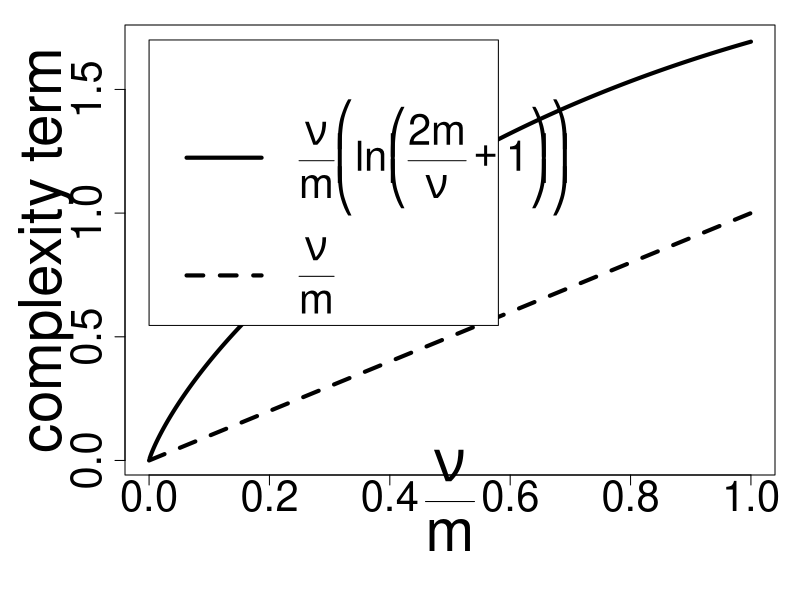
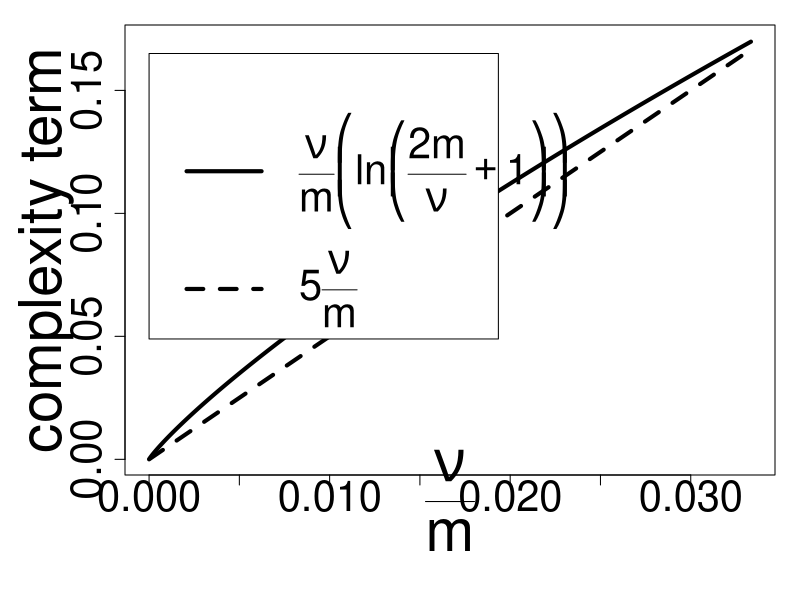
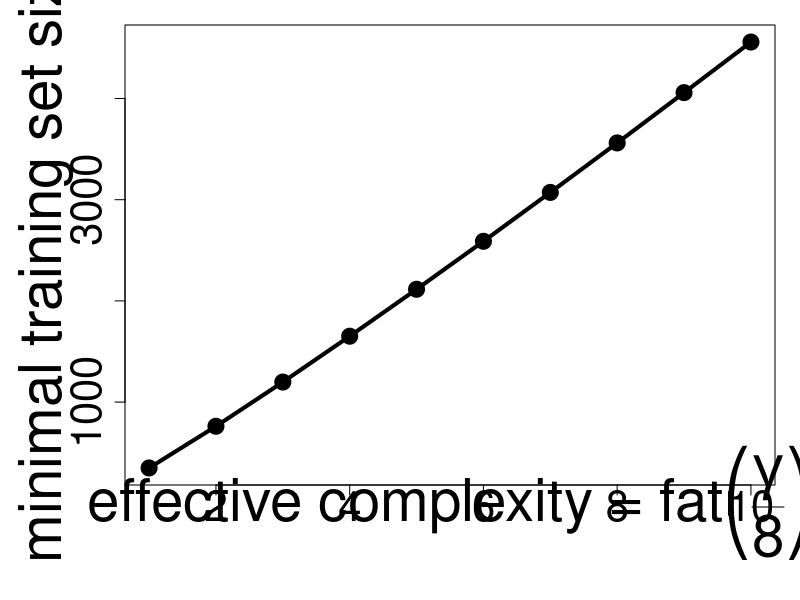
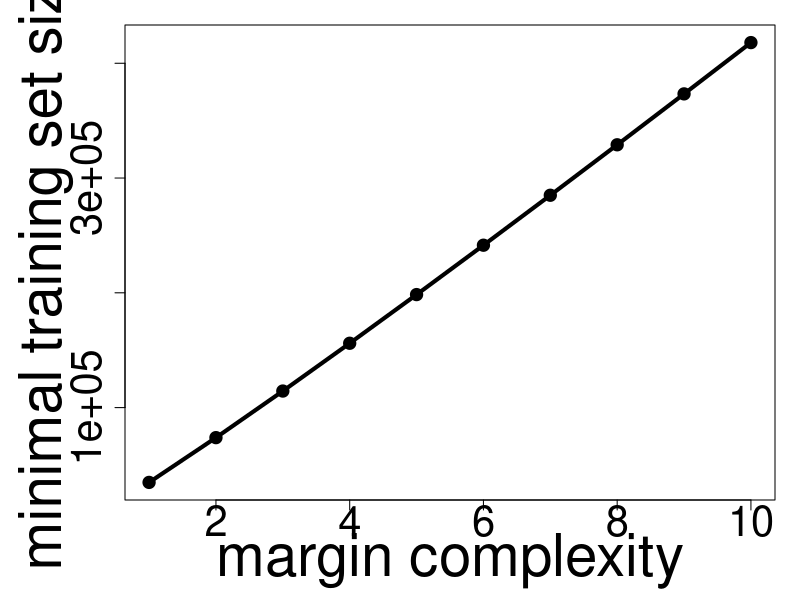

Source code (R) for these figures, in order:
###
### demo.R           1) depicts the growth of x*(1-ln(x))
###                  2) depicts the growth of the fat bound
###                  3) depicts the growth of the margin bound
###
### 2001 written by Ralf Herbrich
### Microsoft Research Cambridge
###
### 2019 modified by Ralf Herbrich
### Amazon Development Center Germany
###
### (c) 2001 Microsoft Corporation. Reproduced with permission. All rights reserved.

############################################################
## computes the valued of the fat bound (ignoring delta)
############################################################
fat.bound <- function (m, d=1, error=1) {
  return (2/m * (1+ceiling (d * log(8*exp(1)*m/d,2) * log(32*m,2))) -
          error);
}

############################################################
## computes the derivative of the fat bound (for fixed d)
############################################################
fat.bound.derivative <- function (m, d=1) {
  return (-2 * (1+(d*log(8*exp(1)*m/d)*log(32*m)/log(2)^2))/m^2
          +2 * (d*log(32*m)/(m*log(2)^2) +
                d*log(8*exp(1)*m/d)/(log(2)^2*m))/m);
}

############################################################
## computes the minimal value of m for a given d
## in the fat bound case
############################################################
fat.min.training.set <- function (d, error=1, verbosity=0) {
  min.m <- integer (0);
  for (i in 1:length (d)) {
    m <- 100 * d [i];
    if (verbosity > 0) {
      cat ("Determining the minimal training set size for d=", d [i], "\n");
    }
    while (abs (fat.bound (m, d [i], error)) > 1e-4) {
      if (verbosity > 0) {
        cat ("m=", m, "\tbound=", fat.bound (m, d [i], error), "\n");
      }
      m <- m - fat.bound (m, d [i], error)/fat.bound.derivative (m, d [i]);
    }
    if (verbosity > 0) {
      cat ("convergence suceeded\n\n");
    }
    min.m <- c (min.m, floor (m));
  }
  return (min.m);
}

############################################################
## plots the minimal required training set size
############################################################

fat.make.plot <- function (d, error=1) {
  
  m <- fat.min.training.set (d, error=error);

  plot (d, m, type="n",
        xlab=expression (paste ("effective complexity = ",
            fat, bgroup("(", frac(gamma,8), ")"))),
            ylab="minimal training set size",
        cex.axis = 2.5, cex.lab=3.5);
  lines (d, m, lwd=4);
  points (d, m, pch=19, lwd=2, cex=2);
}

############################################################
## computes the valued of the bound (ignoring delta)
############################################################

margin.bound <- function (m, d=1, error=1) {
  return (2/m * (64*d * log(exp(1)*m/(8*d),2) * log(32*m,2) + log(m,2)) -
          error);
}

############################################################
## computes the derivative of the margin bound (for fixed d)
############################################################

margin.bound.derivative <- function (m, d=1) {
  return (2 * (960*d*log(2)^2 - 128*d*log(m)*log(2) - 192*d*log(2) +
               64*d*log(m) - 64*d*log(m)^2 + 320*d*log(d)*log (2) +
               64*d*log(d)*log(m) - log(m)*log(2) + 64*d -64*d*log(d) +
               log(2)) / (m^2 * log(2)^2));
}

############################################################
## computes the minimal value of m for a given d
## in the margin bound case
############################################################

margin.min.training.set <- function (d, error=1, verbosity=0) {
  min.m <- integer (0);
  for (i in 1:length (d)) {
    m <- 30000 * d [i];
    if (verbosity > 0) {
      cat ("Determining the minimal training set size for d=", d [i], "\n");
    }
    while (abs (margin.bound (m, d [i], error)) > 1e-4) {
      if (verbosity > 0) {
        cat ("m=", m, "\tbound=", margin.bound (m, d [i], error), "\n");
      }
      m <- m - margin.bound (m, d [i], error) /
        margin.bound.derivative (m, d [i]);
    }
    if (verbosity > 0) {
      cat ("convergence suceeded\n\n");
    }
    min.m <- c (min.m, floor (m));
  }
  return (min.m);
}

############################################################
## plots the minimal required training sample size for
## the margin bound
############################################################

margin.make.plot <- function (d, error=1) {
  m <- margin.min.training.set (d, error=error);

  plot (d, m, type="n",
        xlab="margin complexity",
        ylab="minimal training set size",
        cex.axis = 2.5, cex.lab=3.5);
  lines (d, m, lwd=4);
  points (d, m, pch=19, lwd=2, cex=1.5);
}

############################################################
## plots the minimal required training set size
############################################################

book <- function (output='SCREEN') {

  ############################################################
  ## plots the VC bound over the whole range
  if (output == 'PS') {
    postscript ("VC_bound.ps")
  }
  par (mai=c (1.25,1.25,0.25,0.25));
  x <- seq (0, 1, length=1000);
  plot (x, x*(1+log(2)-log(x)), type="n", 
        cex.lab=3.5, cex.axis=2.5,
        xlab=expression(frac(nu,m)),
        ylab="complexity term");
  lines (x, x*(1+log(2)-log(x)), lwd=4);
  lines (x, x, lwd=4, lty=2);
  legend (0.0, 1.7, 
          c (expression (paste (frac(nu,m),
              bgroup("(",paste (ln, bgroup ("(",frac(2*m,nu)+1,")")),")"))),
             expression (frac(nu,m))),
          text.width=0.3,
          cex=2.5, lty=c(1,2), lwd=4);
  readline ("Press any key for next plot");
  dev.off ();
  if (output == 'PS') {
    cat ("[VC_bound.ps generated]\n");
  }

  ############################################################
  ## plots the VC bound in the small complexity range
  if (output == 'PS') {
    postscript ("VC_bound2.ps");
  }
  par (mai=c (1.25,1.25,0.25,0.25));
  x <- seq (0, 1/30, length=1000);
  plot (x, x*(1+log(2)-log(x)), type="n", 
        cex.lab=3.5, cex.axis=2.5,
        xlab=expression(frac(nu,m)),
        ylab="complexity term");
  lines (x, x*(1+log(2)-log(x)), lwd=4);
  lines (x, 5*x, lwd=4, lty=2);
  legend (0.0, 0.165, 
          c (expression (paste (frac(nu,m),
              bgroup("(",paste (ln, bgroup ("(",frac(2*m,nu)+1,")")),")"))),
             expression (5 * frac(nu,m))),
          text.width=0.01,
          cex=2.5, lty=c(1,2), lwd=4);
  readline ("Press any key for next plot");
  dev.off ();
  if (output == 'PS') {
    cat ("[VC_bound2.ps generated]\n");
  }

  ############################################################
  ## plots the fat shattering bound of minimal training sample size
  if (output == 'PS') {
    postscript (file="fat_bound_minimal_sample_size.ps");
  }
  par (mai=c (1.15,1.25,0.25,0.25));
  d <- seq (1, 10, by=1);
  fat.make.plot (d)
  readline ("Press any key for next plot");
  dev.off ();
  if (output == 'PS') {
    cat ("[fat_bound_minimal_sample_size.ps generated]\n");
  }

  ############################################################
  ## plots the margin shattering bound of minimal training sample size
  if (output == 'PS') {
    postscript (file="margin_bound_minimal_sample_size.ps");
  }
  par (mai=c (1.0,1.25,0.25,0.25));
  d <- seq (1, 10, by=1);
  margin.make.plot (d)
  readline ("Press any key for next plot");
  dev.off ();
  if (output == 'PS') {
    cat ("[margin_bound_minimal_sample_size.ps generated]\n");  
  }
}

book()